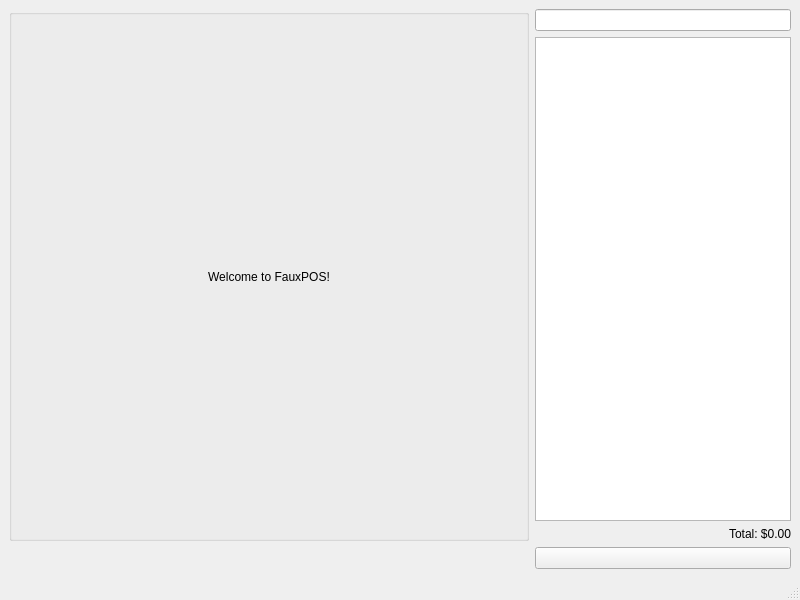
<?xml version="1.0" encoding="UTF-8"?>
<ui version="4.0">
 <class>MainWindow</class>
 <widget class="QMainWindow" name="MainWindow">
  <property name="geometry">
   <rect>
    <x>0</x>
    <y>0</y>
    <width>800</width>
    <height>600</height>
   </rect>
  </property>
  <property name="windowTitle">
   <string>MainWindow</string>
  </property>
  <widget class="QWidget" name="centralwidget">
   <layout class="QGridLayout" name="gridLayout">
    <item row="1" column="1">
     <widget class="QListWidget" name="listWidget"/>
    </item>
    <item row="0" column="1">
     <widget class="QLineEdit" name="lineEdit"/>
    </item>
    <item row="0" column="0" rowspan="3">
     <widget class="QGroupBox" name="groupBox">
      <property name="sizePolicy">
       <sizepolicy hsizetype="Preferred" vsizetype="Preferred">
        <horstretch>3</horstretch>
        <verstretch>0</verstretch>
       </sizepolicy>
      </property>
      <property name="title">
       <string/>
      </property>
      <layout class="QGridLayout" name="gridLayout_2">
       <item row="1" column="0">
        <widget class="QLabel" name="label">
         <property name="text">
          <string>Welcome to FauxPOS!</string>
         </property>
         <property name="alignment">
          <set>Qt::AlignCenter</set>
         </property>
        </widget>
       </item>
      </layout>
     </widget>
    </item>
    <item row="2" column="1">
     <widget class="QLabel" name="total">
      <property name="text">
       <string>Total: $0.00</string>
      </property>
      <property name="alignment">
       <set>Qt::AlignRight</set>
      </property>
     </widget>
    </item>
    <item row="3" column="1">
     <widget class="QPushButton" name="pushButton">
      <property name="text">
       <string/>
      </property>
      <property name="icon">
       <iconset>
        <normaloff>../imgs/transact.png</normaloff>../imgs/transact.png</iconset>
      </property>
      <property name="iconSize">
       <size>
        <width>64</width>
        <height>64</height>
       </size>
      </property>
     </widget>
    </item>
   </layout>
  </widget>
  <widget class="QStatusBar" name="statusbar"/>
 </widget>
 <resources/>
 <connections/>
</ui>
